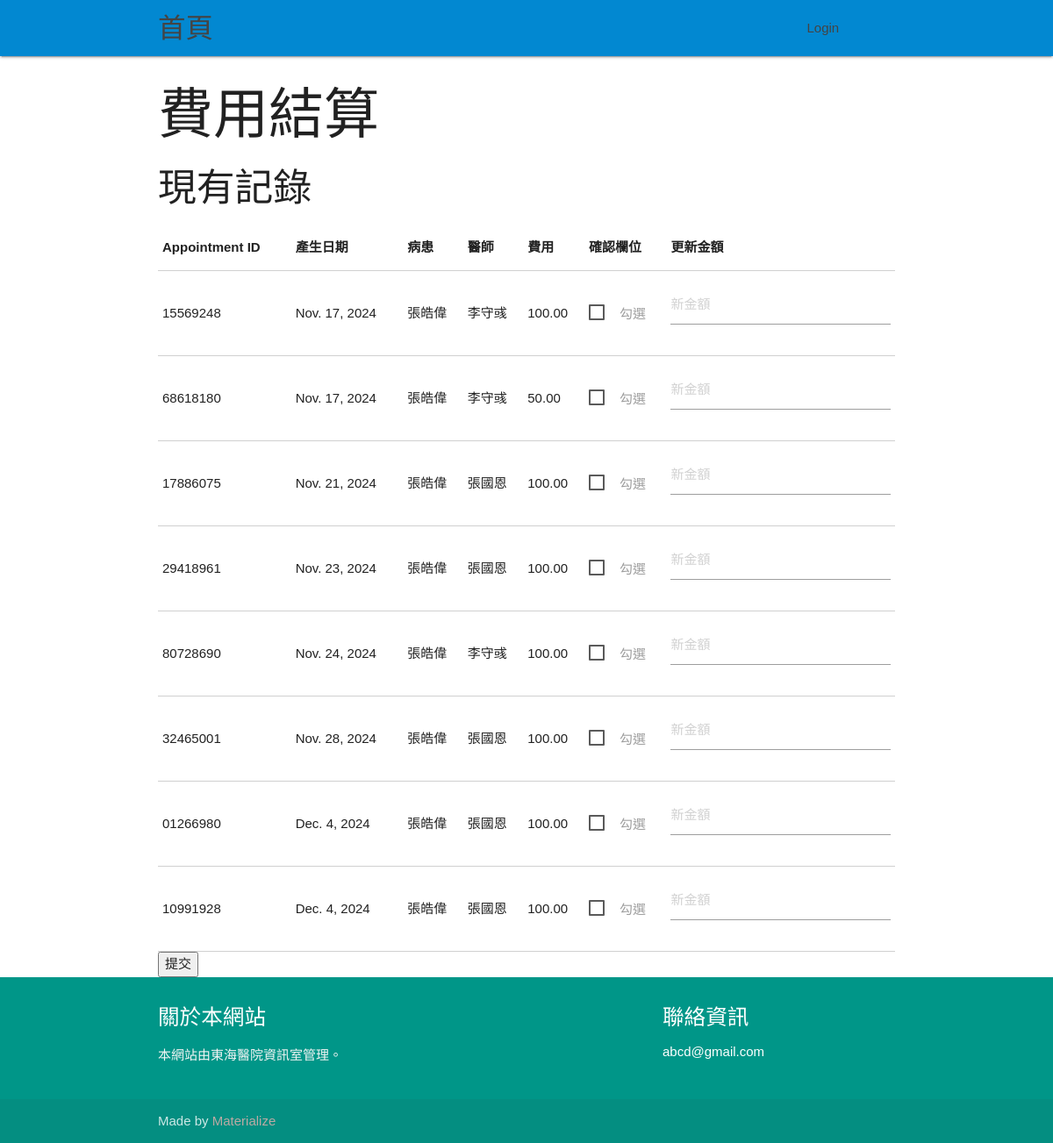
/billing/billing_interface/, run on an earlier commit of the app's database.
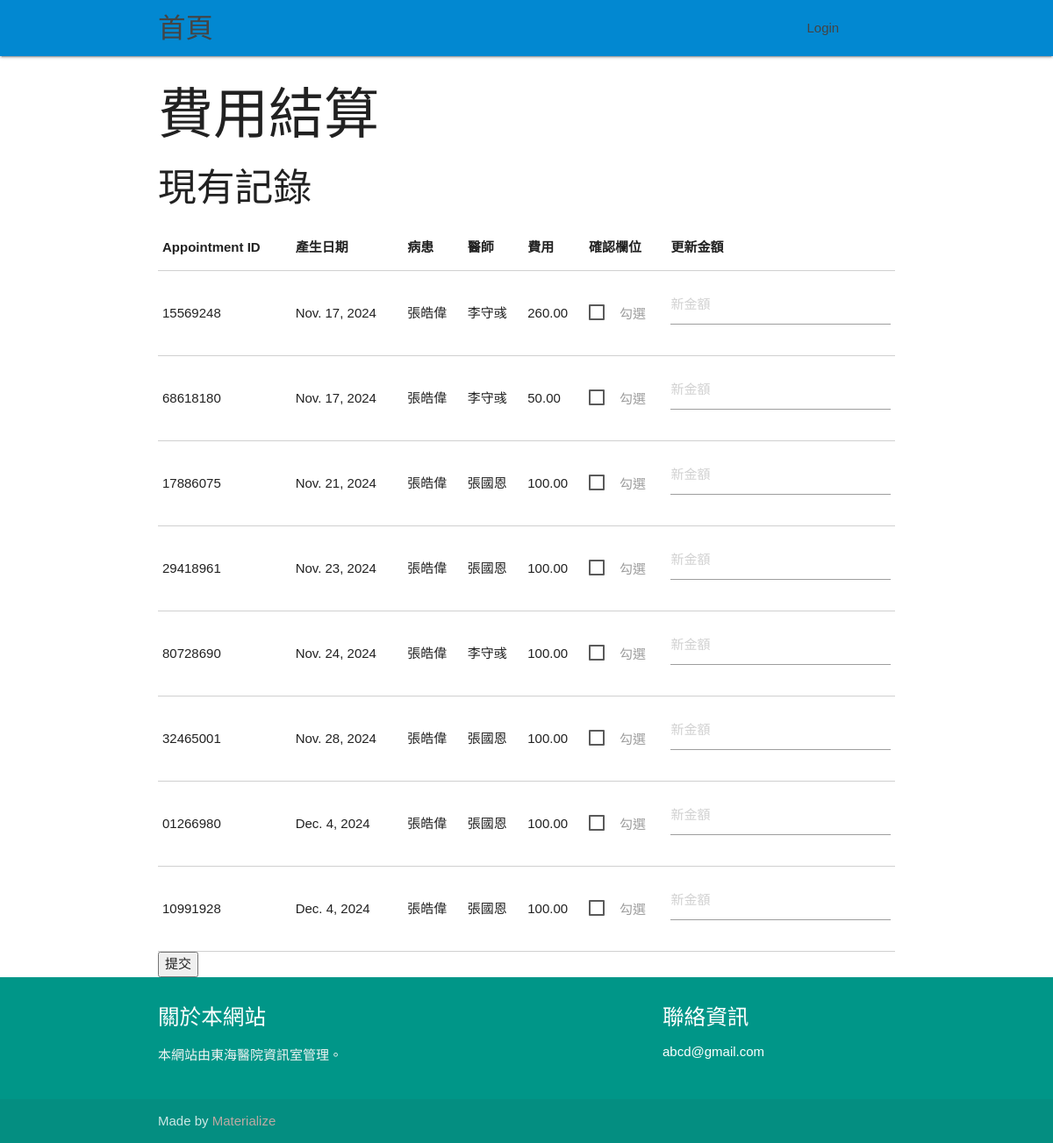
And on a later commit of the database.
### billing/models.py (models this page shows, shortened)
class BillingRecord(models.Model):
    appointment = models.OneToOneField(Appointment, on_delete=models.CASCADE)
    amount = models.DecimalField(max_digits=10, decimal_places=2)
    date_created = models.DateField(auto_now_add=True)

### appointments/models.py (models this page shows)
class Appointment(models.Model):
    appointment_id = models.CharField(max_length=8, unique=True, null=True, blank=True)  # 預約的唯一識別碼，最多 8 個字元，可為空
    patient = models.ForeignKey(Patient, on_delete=models.CASCADE, db_column="patient_id")  # 外鍵，指向病人，當病人被刪除時，所有與其相關的預約也會被刪除
    doctor = models.ForeignKey(Doctor, on_delete=models.CASCADE, db_column="doctor_id")  # 外鍵，指向醫生，當醫生被刪除時，所有與其相關的預約也會被刪除
    date = models.DateTimeField()  # 預約的日期和時間
    description = models.TextField()  # 預約的描述，記錄病人或醫生的相關註解

class Patient(models.Model):
    user = models.OneToOneField(User, on_delete=models.CASCADE, null=True, blank=True)  # 病患對應的使用者
    patient_id = models.CharField(max_length=8, unique=True, null=True, blank=True)
    dob = models.DateField()
    phone = models.CharField(max_length=15)

class User(AbstractUser):
    ROLE_CHOICES = [
        ('patient', 'Patient'),
        ('doctor', 'Doctor'),
    ]
    role = models.CharField(max_length=10, choices=ROLE_CHOICES, default='patient')  # 使用者的角色，預設為病患
    age = models.PositiveIntegerField(null=True, blank=True)  # 使用者的年齡（可選）
    gender = models.CharField(max_length=1, choices=[('M', 'Male'), ('F', 'Female')], null=True, blank=True)  # 性別

class Doctor(models.Model):
    user = models.OneToOneField(User, on_delete=models.CASCADE, null=True, blank=True)  # 醫生對應的使用者
    doctor_id = models.CharField(max_length=8, unique=True, null=True, blank=True)
    salary = models.DecimalField(max_digits=10, decimal_places=2, default=0.00)

### billing/views.py (the view, shortened to what this page needs)
# urls.py: path('billing_interface/', views.billing_interface, name='billing_interface'),
def billing_interface(request):
    records = BillingRecord.objects.all()
    return render(request, 'billing/billing_interface.html', {'records': records})

### billing/templates/billing/billing_interface.html (shortened to what this page needs)
{% extends 'base.html' %}
{% block content %}
<h1>費用結算</h1>
<form method="post">
    <h3>現有記錄</h3>
    <table class="bordered responsive-table">
        <thead>
            <tr>
                <th data-field="appointment_id">Appointment ID</th>
                <th data-field="date_created">產生日期</th>
                <th data-field="patient_name">病患</th>
                <th data-field="doctor_name">醫師</th>
                <th data-field="price">費用</th>
                <th data-field="check">確認欄位</th>
                <th data-field="update">更新金額</th>
            </tr>
        </thead>
        <tbody>
            {% for record in records %}
            <tr>
                <td>{{ record.appointment.appointment_id }}</td>
                <td>{{ record.date_created }}</td>
                <td>{{ record.appointment.patient.user.last_name }}{{ record.appointment.patient.user.first_name }}</td>
                <td>{{ record.appointment.doctor.user.last_name }}{{ record.appointment.doctor.user.first_name }}</td>
                <td>{{ record.amount }}</td>
                <td>
                    <label for="update_{{ record.appointment.appointment_id }}">勾選</label>
                </td>
                <td>
                    <input
                        type="number"
                        step="10"
                        placeholder="新金額"
                        @change="updateValue('{{ record.appointment.appointment_id }}', $event.target.value)">
                </td>
            </tr>
            {% endfor %}
        </tbody>
    </table>
    <button type="submit">提交</button>
</form>
{% endblock %}

What changed in the data, as far as the page shows it:
changed BillingRecord (number 1 of 8 on the later page): amount "100.00" → "260.00"
